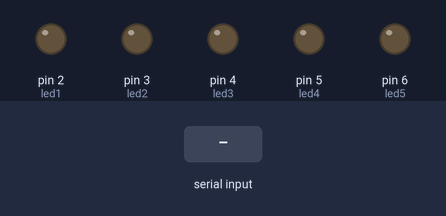
Recording of a sketch running on a simulated Arduino Uno, built with avr-gcc and run on an emulated ATmega328P. On the bench: output pins drawn as LEDs (lit = HIGH). The inputs (shaded band) are chosen by the test bench. What the sketch prints to the serial monitor is not drawn.

Above: at 2.2 s.
2.3 s: byte 17 (0x11) received over Serial
At 3.0 s:
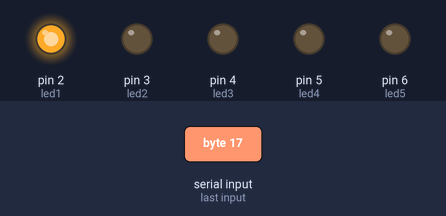
3.8 s: byte 18 (0x12) received over Serial
At 4.1 s:
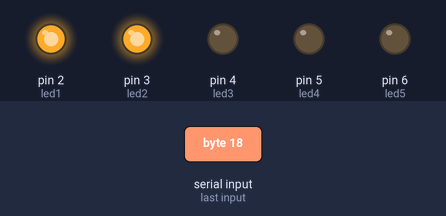
5.3 s: byte 19 (0x13) received over Serial
At 6.5 s:
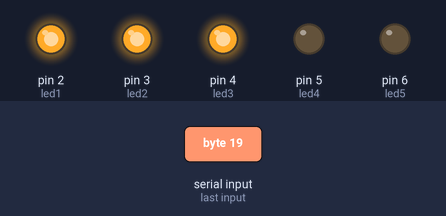
6.8 s: byte 20 (0x14) received over Serial
At 7.6 s:
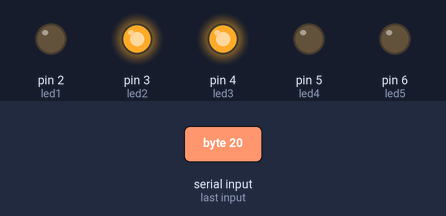
8.3 s: byte 21 (0x15) received over Serial
At 8.8 s:
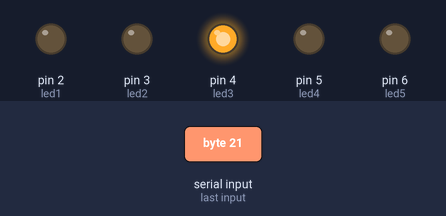
9.8 s: byte 17 (0x11) received over Serial
At 11.1 s:
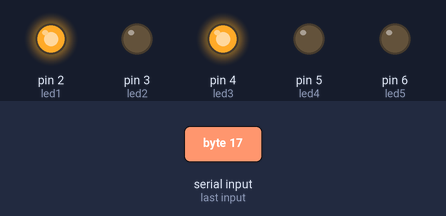
Timing chart, 0 to 12.3 s (numbered marks = the images above; inputs shaded):
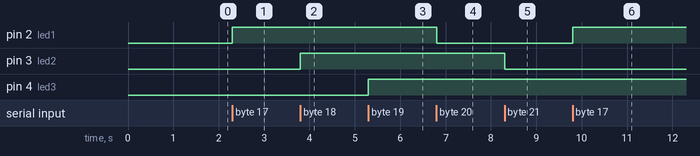

The sketch:

voice.ino
```cpp
byte com = 0;

int led1=2;
int led2=3;
int led3=4;
int led4=5;
int led5=6;
void setup() {

Serial.begin(9600);

Serial.write(0xAA);

Serial.write(0x37);

delay(1000);

Serial.write(0xAA);

Serial.write(0x21);
pinMode(led1,OUTPUT);
pinMode(led2,OUTPUT);
pinMode(led3,OUTPUT);
pinMode(led4,OUTPUT);
pinMode(led5,OUTPUT);

}

void loop() {

  while(Serial.available()) {

  com = Serial.read();

  switch(com) {

      case 0x11:   //command 1 is for Green LED

      digitalWrite(led1,HIGH);

      break;

      case 0x12:  //command 2 is for Red LED

      digitalWrite(led2,HIGH);

      break;

      case 0x13:  //command 3 is for Yellow LED

      digitalWrite(led3,HIGH);

      break;

      case 0x14:  //command 4 is for Servo motor

      digitalWrite(led1,LOW);

      break;

      case 0x15:  //command 5 is for Servo Motor

      digitalWrite(led2,LOW);

      break;

            }
      }
}
```

Measured:
- after the input at 2.3 s, pin 2 (led1): LOW → HIGH at once
- after the input at 3.8 s, pin 3 (led2): LOW → HIGH at once
- after the input at 5.3 s, pin 4 (led3): LOW → HIGH at once
- after the input at 6.8 s, pin 2 (led1): HIGH → LOW at once
- after the input at 8.3 s, pin 3 (led2): HIGH → LOW at once
- after the input at 9.8 s, pin 2 (led1): LOW → HIGH at once
